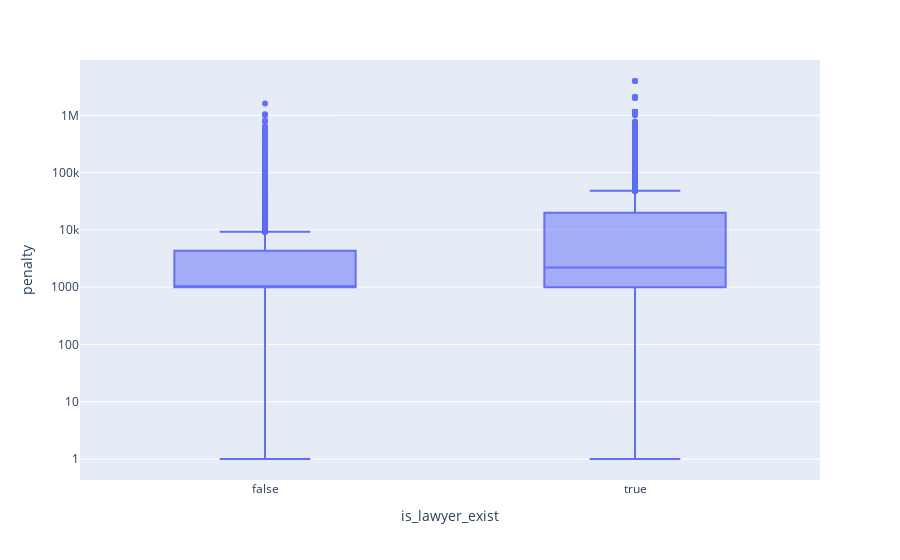

The notebook cell saved with this chart:
### Code cell
fig = px.box(
    temp_first_cases[temp_first_cases['is_success']=="TRUE"].replace(0, pd.np.nan).dropna(subset=['penalty']).sort_values(by='year'), 
    x="is_lawyer_exist", 
    y="penalty")
fig.update_yaxes(type="log")
fig.show()
# 有律师的案件普遍惩罚金要高于没有律师的案件

### Figure 1 — Plotly figure (JSON) as saved in the notebook; plotly's stock layout.template omitted (floating-point values rounded to 4 significant figures; data arrays with more than 128 entries replaced by an {"elided": "..."} marker saying what was removed)
{"data": [{"alignmentgroup": "True", "hovertemplate": "is_lawyer_exist=%{x}<br>penalty=%{y}<extra></extra>", "legendgroup": "", "marker": {"color": "#636efa"}, "name": "", "notched": false, "offsetgroup": "", "orientation": "v", "showlegend": false, "type": "box", "x": {"elided": "35140 bool values"}, "x0": " ", "xaxis": "x", "y": {"elided": "35140 float values"}, "y0": " ", "yaxis": "y"}], "layout": {"boxmode": "group", "legend": {"tracegroupgap": 0}, "margin": {"t": 60}, "xaxis": {"anchor": "y", "domain": [0, 1], "title": {"text": "is_lawyer_exist"}}, "yaxis": {"anchor": "x", "domain": [0, 1], "title": {"text": "penalty"}, "type": "log"}}}
